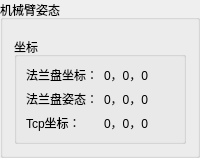
     <widget class="QGroupBox" name="groupBox_6">
      <property name="sizePolicy">
       <sizepolicy hsizetype="Preferred" vsizetype="Preferred">
        <horstretch>4</horstretch>
        <verstretch>0</verstretch>
       </sizepolicy>
      </property>
      <property name="title">
       <string>机械臂姿态</string>
      </property>
      <layout class="QVBoxLayout" name="verticalLayout_3">
       <item>
        <widget class="DDR6RobotWidget" name="robot3D_virtual" native="true">
         <property name="sizePolicy">
          <sizepolicy hsizetype="Preferred" vsizetype="Preferred">
           <horstretch>1</horstretch>
           <verstretch>3</verstretch>
          </sizepolicy>
         </property>
        </widget>
       </item>
       <item>
        <widget class="QGroupBox" name="groupBox_7">
         <property name="sizePolicy">
          <sizepolicy hsizetype="Preferred" vsizetype="Preferred">
           <horstretch>1</horstretch>
           <verstretch>1</verstretch>
          </sizepolicy>
         </property>
         <property name="title">
          <string>坐标</string>
         </property>
         <layout class="QGridLayout" name="gridLayout_6">
          <item row="0" column="1">
           <widget class="QLabel" name="lblFlangePosi">
            <property name="text">
             <string>0，0，0</string>
            </property>
           </widget>
          </item>
          <item row="2" column="0">
           <widget class="QLabel" name="label_71">
            <property name="text">
             <string>Tcp坐标：</string>
            </property>
           </widget>
          </item>
          <item row="2" column="1">
           <widget class="QLabel" name="lblTCPPosi">
            <property name="text">
             <string>0，0，0</string>
            </property>
           </widget>
          </item>
          <item row="0" column="0">
           <widget class="QLabel" name="label_35">
            <property name="text">
             <string>法兰盘坐标：</string>
            </property>
           </widget>
          </item>
          <item row="1" column="0">
           <widget class="QLabel" name="label_72">
            <property name="text">
             <string>法兰盘姿态：</string>
            </property>
           </widget>
          </item>
          <item row="1" column="1">
           <widget class="QLabel" name="lblFlangeAngle">
            <property name="text">
             <string>0，0，0</string>
            </property>
           </widget>
          </item>
         </layout>
        </widget>
       </item>
      </layout>
     </widget>
